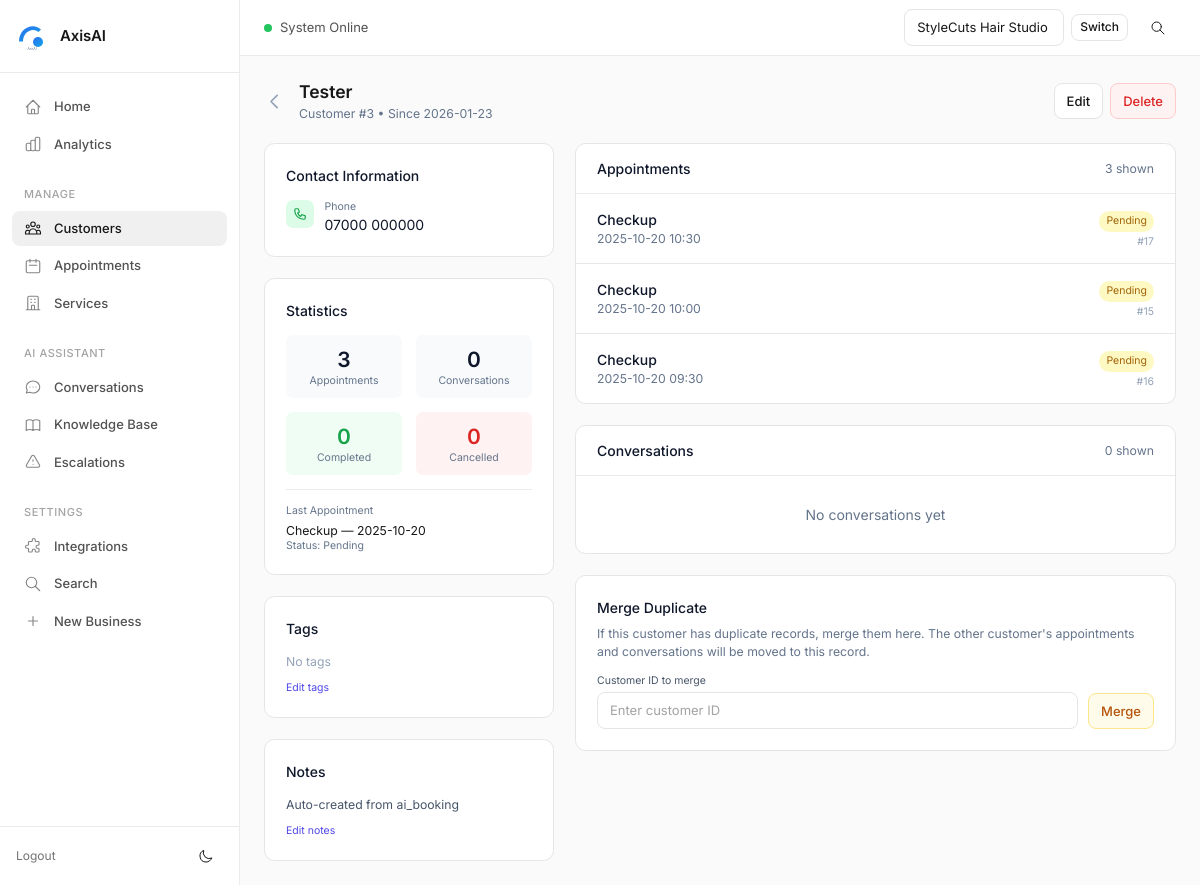
Screenshot of /customers/3 (signed in) with the database file from the repository.
### tables this page shows
CREATE TABLE customers (
            id INTEGER PRIMARY KEY AUTOINCREMENT,
            business_id INTEGER NOT NULL,
            name TEXT,
            email TEXT,
            phone TEXT,
            notes TEXT,
            tags TEXT,
            first_seen_at TEXT NOT NULL DEFAULT CURRENT_TIMESTAMP,
            last_seen_at TEXT NOT NULL DEFAULT CURRENT_TIMESTAMP,
            total_appointments INTEGER NOT NULL DEFAULT 0,
            total_sessions INTEGER NOT NULL DEFAULT 0,
            created_at TEXT NOT NULL DEFAULT CURRENT_TIMESTAMP,
            updated_at TEXT NOT NULL DEFAULT CURRENT_TIMESTAMP,
            FOREIGN KEY (business_id) REFERENCES businesses(id) ON DELETE CASCADE
        );

CREATE TABLE appointments (
            id INTEGER PRIMARY KEY AUTOINCREMENT,
            business_id INTEGER NOT NULL,
            session_id INTEGER,
            date TEXT,
            time TEXT,
            service TEXT,
            created_at TEXT NOT NULL DEFAULT CURRENT_TIMESTAMP, customer_name TEXT, phone TEXT, start_at TEXT, notes TEXT, status TEXT NOT NULL DEFAULT 'pending', external_provider_key TEXT, external_id TEXT, source TEXT, customer_email TEXT, customer_id INTEGER REFERENCES customers(id),
            FOREIGN KEY (business_id) REFERENCES businesses(id),
            FOREIGN KEY (session_id) REFERENCES sessions(id)
        );

### customers_bp.py (the view)
@bp.route("/customers/<int:customer_id>")
def customer_detail(customer_id: int):
    if _need_login():
        return redirect(url_for("auth.login"))
    customer = get_customer_by_id(customer_id)
    if not customer:
        flash("Customer not found.", "err")
        return redirect(url_for("customers.customers_index"))
    if not _can_access(customer["business_id"]):
        flash("Access denied.", "err")
        return redirect(url_for("customers.customers_index"))
    stats = get_customer_stats(customer_id)
    appointments = get_customer_appointments(customer_id, limit=20)
    sessions = get_customer_sessions(customer_id, limit=10)
    return render_template(
        "customer_detail.html",
        customer=customer,
        stats=stats,
        appointments=appointments,
        sessions=sessions
    )

### templates/customer_detail.html (shortened to what this page needs)
{% extends "base.html" %}
{% block content %}
<div class="flex items-center justify-between mb-6">
  <div class="flex items-center gap-4">
    <a href="{{ url_for('customers.customers_index', business_id=customer['business_id']) }}" class="text-slate-400 hover:text-slate-600">
      <svg class="w-6 h-6" fill="none" stroke="currentColor" viewBox="0 0 24 24">
        <path stroke-linecap="round" stroke-linejoin="round" stroke-width="2" d="M15 19l-7-7 7-7"/>
      </svg>
    </a>
    <div>
      <h1 class="text-xl font-semibold">{{ customer['name'] or 'Unknown Customer' }}</h1>
      <p class="text-sm text-slate-500">Customer #{{ customer['id'] }} • Since {{ customer['first_seen_at'][:10] if customer['first_seen_at'] else 'Unknown' }}</p>
    </div>
  </div>
  <div class="flex items-center gap-2">
    <a href="{{ url_for('customers.customer_edit', customer_id=customer['id']) }}" class="btn bg-white border hover:bg-slate-50">Edit</a>
    <form method="post" action="{{ url_for('customers.customer_delete', customer_id=customer['id']) }}" class="inline" onsubmit="return confirm('Delete this customer? This will unlink all appointments and sessions.')">
      <button type="submit" class="btn bg-red-50 text-red-600 border-red-200 hover:bg-red-100">Delete</button>
    </form>
  </div>
</div>
<div class="grid lg:grid-cols-3 gap-6">
  <div class="lg:col-span-1 space-y-6">
    <div class="bg-white rounded-xl border p-6">
      <h2 class="font-medium text-slate-900 mb-4">Contact Information</h2>
      <div class="space-y-4">
        {% if customer['phone'] %}
        <div class="flex items-start gap-3">
          <div class="w-8 h-8 bg-green-100 rounded-lg flex items-center justify-center flex-shrink-0">
          </div>
          <div>
            <div class="text-xs text-slate-500">Phone</div>
            <a href="tel:{{ customer['phone'] }}" class="text-slate-900 hover:text-indigo-600">{{ customer['phone'] }}</a>
          </div>
        </div>
        {% endif %}
      </div>
    </div>
    <div class="bg-white rounded-xl border p-6">
      <h2 class="font-medium text-slate-900 mb-4">Statistics</h2>
      <div class="grid grid-cols-2 gap-4">
        <div class="text-center p-3 bg-slate-50 rounded-lg">
          <div class="text-2xl font-semibold text-slate-900">{{ stats['total_appointments'] }}</div>
          <div class="text-xs text-slate-500">Appointments</div>
        </div>
        <div class="text-center p-3 bg-slate-50 rounded-lg">
          <div class="text-2xl font-semibold text-slate-900">{{ stats['total_sessions'] }}</div>
          <div class="text-xs text-slate-500">Conversations</div>
        </div>
        <div class="text-center p-3 bg-green-50 rounded-lg">
          <div class="text-2xl font-semibold text-green-600">{{ stats['completed_appointments'] }}</div>
          <div class="text-xs text-slate-500">Completed</div>
        </div>
        <div class="text-center p-3 bg-red-50 rounded-lg">
          <div class="text-2xl font-semibold text-red-600">{{ stats['cancelled_appointments'] }}</div>
          <div class="text-xs text-slate-500">Cancelled</div>
        </div>
      </div>
      {% if stats['last_appointment'] %}
      <div class="mt-4 pt-4 border-t">
        <div class="text-xs text-slate-500 mb-1">Last Appointment</div>
        <div class="text-sm">{{ stats['last_appointment']['service'] or 'Service' }} — {{ stats['last_appointment']['start_at'][:10] if stats['last_appointment']['start_at'] else 'Unknown' }}</div>
        <div class="text-xs text-slate-500">Status: {{ stats['last_appointment']['status'] | capitalize }}</div>
      </div>
      {% endif %}
    </div>
    <div class="bg-white rounded-xl border p-6">
      <h2 class="font-medium text-slate-900 mb-4">Tags</h2>
      {% if customer['tags'] %}
      <div class="flex flex-wrap gap-2">
        {% for tag in customer['tags'].split(',') %}
        {% if tag.strip() %}
        <span class="inline-block px-3 py-1 text-sm rounded-full bg-indigo-100 text-indigo-700">{{ tag.strip() }}</span>
        {% endif %}
        {% endfor %}
      </div>
      {% else %}
      <p class="text-slate-400 text-sm">No tags</p>
      {% endif %}
      <a href="{{ url_for('customers.customer_edit', customer_id=customer['id']) }}" class="text-xs text-indigo-600 hover:underline mt-3 inline-block">Edit tags</a>
    </div>
    <div class="bg-white rounded-xl border p-6">
      <h2 class="font-medium text-slate-900 mb-4">Notes</h2>
      {% if customer['notes'] %}
      <div class="text-sm text-slate-600 whitespace-pre-wrap">{{ customer['notes'] }}</div>
      {% else %}
      <p class="text-slate-400 text-sm">No notes</p>
      {% endif %}
      <a href="{{ url_for('customers.customer_edit', customer_id=customer['id']) }}" class="text-xs text-indigo-600 hover:underline mt-3 inline-block">Edit notes</a>
    </div>
  </div>
  <div class="lg:col-span-2 space-y-6">
    <div class="bg-white rounded-xl border">
      <div class="px-6 py-4 border-b flex items-center justify-between">
        <h2 class="font-medium text-slate-900">Appointments</h2>
        <span class="text-sm text-slate-500">{{ appointments|length }} shown</span>
      </div>
      {% if appointments %}
      <div class="divide-y">
        {% for appt in appointments %}
        <div class="px-6 py-4 flex items-center justify-between hover:bg-slate-50">
          <div>
            <div class="font-medium text-slate-900">{{ appt['service'] or 'Appointment' }}</div>
            <div class="text-sm text-slate-500">
              {% if appt['start_at'] %}
              {{ appt['start_at'][:16] }}
              {% else %}
              Created: {{ appt['created_at'][:10] }}
              {% endif %}
            </div>
          </div>
          <div class="text-right">
            <span class="inline-block px-2 py-1 text-xs rounded-full
              {% if appt['status'] == 'confirmed' %}bg-green-100 text-green-700
              {% elif appt['status'] == 'pending' %}bg-yellow-100 text-yellow-700
              {% elif appt['status'] == 'cancelled' %}bg-red-100 text-red-700
              {% elif appt['status'] == 'completed' %}bg-blue-100 text-blue-700
              {% else %}bg-slate-100 text-slate-700{% endif %}">
              {{ appt['status'] | capitalize }}
            </span>
            <div class="text-xs text-slate-400 mt-1">#{{ appt['id'] }}</div>
          </div>
        </div>
        {% endfor %}
      </div>
      {% else %}
      <div class="px-6 py-8 text-center text-slate-500">
        No appointments yet
      </div>
      {% endif %}
    </div>
    <div class="bg-white rounded-xl border">
      <div class="px-6 py-4 border-b flex items-center justify-between">
        <h2 class="font-medium text-slate-900">Conversations</h2>
        <span class="text-sm text-slate-500">{{ sessions|length }} shown</span>
      </div>
      {% if sessions %}
      <div class="divide-y">
        {% for sess in sessions %}
        <div class="px-6 py-4 hover:bg-slate-50">
          <div class="flex items-center justify-between mb-2">
            <div class="text-sm font-medium text-slate-900">Session #{{ sess['id'] }}</div>
            <div class="text-xs text-slate-500">{{ sess['created_at'][:16] if sess['created_at'] else '' }}</div>
          </div>
          <div class="flex items-center gap-4 text-sm text-slate-500">
            <span>{{ sess['message_count'] or 0 }} messages</span>
            {% if sess['channel'] and sess['channel'] != 'web' %}
            <span class="px-2 py-0.5 bg-slate-100 rounded text-xs">{{ sess['channel'] }}</span>
            {% endif %}
          </div>
          {% if sess['last_message'] %}
          <div class="mt-2 text-sm text-slate-600 truncate">
            "{{ sess['last_message'][:100] }}{% if sess['last_message']|length > 100 %}...{% endif %}"
          </div>
          {% endif %}
        </div>
        {% endfor %}
      </div>
      {% else %}
      <div class="px-6 py-8 text-center text-slate-500">
        No conversations yet
      </div>
      {% endif %}
    </div>
    <div class="bg-white rounded-xl border p-6">
      <h2 class="font-medium text-slate-900 mb-2">Merge Duplicate</h2>
      <p class="text-sm text-slate-500 mb-4">If this customer has duplicate records, merge them here. The other customer's appointments and conversations will be moved to this record.</p>
      <form method="post" action="{{ url_for('customers.customer_merge', customer_id=customer['id']) }}" class="flex items-end gap-3" onsubmit="return confirm('This will merge the selected customer into this one and delete the duplicate. Continue?')">
        <div class="flex-1">
          <label class="block text-xs text-slate-600 mb-1">Customer ID to merge</label>
          <input type="number" name="merge_with" placeholder="Enter customer ID" class="input w-full" required min="1">
        </div>
        <button type="submit" class="btn bg-amber-50 text-amber-700 border-amber-200 hover:bg-amber-100">Merge</button>
      </form>
    </div>
  </div>
</div>
{% endblock %}

### rows the page displays
customers: name "Tester", id "3", first_seen_at "2026-01-23", phone "07000 000000", notes "Auto-created from ai_booking"
appointments: service "Checkup", start_at "2025-10-20", last_appointment.status "Pending", start_at "2025-10-20 10:30", status "Pending", id "17"
appointments: service "Checkup", start_at "2025-10-20 10:00", status "Pending", id "15"
appointments: service "Checkup", start_at "2025-10-20 09:30", status "Pending", id "16"

### other values shown
{{ stats['total_appointments'] }} "3"
{{ stats['total_sessions'] }} "0"
{{ stats['completed_appointments'] }} "0"
{{ stats['cancelled_appointments'] }} "0"
{{ appointments|length }} "3"
{{ sessions|length }} "0"
form field active_business_id "StyleCuts Hair Studio"
